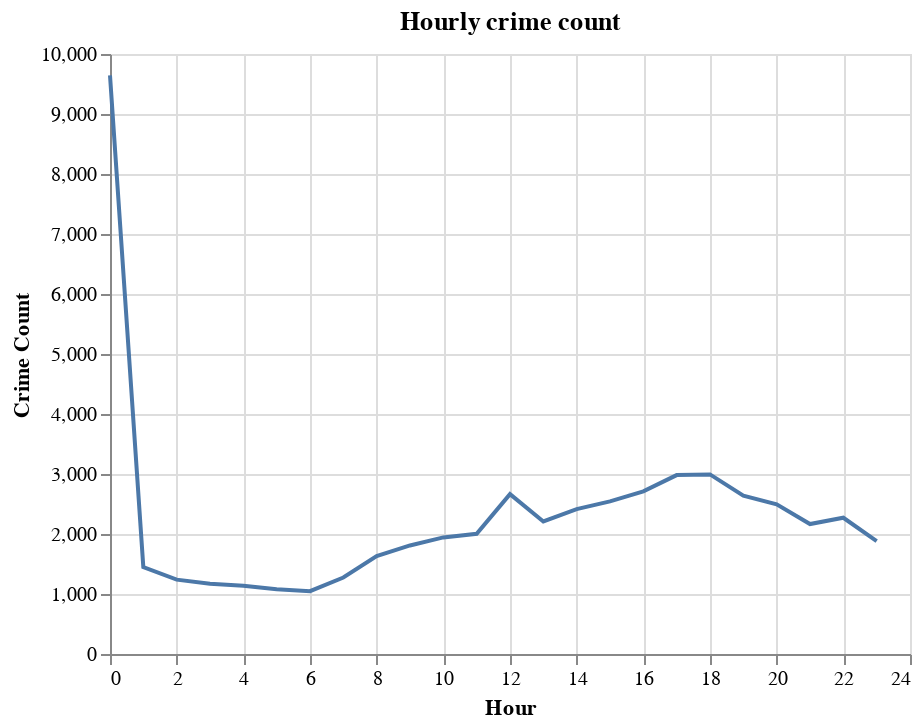

Notebook code for this chart:
### Code cell
# Hourly Crime Rate

hourly_count = df.groupby('HOUR')['HOUR'].count().reset_index(name='count')

alt.Chart(hourly_count).mark_line().encode(
    x=alt.X('HOUR', title='Hour'),
    y=alt.Y('count', title='Crime Count')
).properties(title='Hourly crime count')

### Figure 1 — Vega-Lite specification as saved in the notebook (floating-point values rounded to 4 significant figures)
{"config": {"view": {"continuousWidth": 400, "continuousHeight": 300}}, "data": {"name": "data-3c0171bdfc5cf450fd9835b37451feaa"}, "mark": "line", "encoding": {"x": {"type": "quantitative", "field": "HOUR", "title": "Hour"}, "y": {"type": "quantitative", "field": "count", "title": "Crime Count"}}, "title": "Hourly crime count", "$schema": "https://vega.github.io/schema/vega-lite/v4.8.1.json", "datasets": {"data-3c0171bdfc5cf450fd9835b37451feaa": [{"HOUR": 0, "count": 9643}, {"HOUR": 1, "count": 1447}, {"HOUR": 2, "count": 1239}, {"HOUR": 3, "count": 1171}, {"HOUR": 4, "count": 1138}, {"HOUR": 5, "count": 1078}, {"HOUR": 6, "count": 1047}, {"HOUR": 7, "count": 1275}, {"HOUR": 8, "count": 1633}, {"HOUR": 9, "count": 1809}, {"HOUR": 10, "count": 1943}, {"HOUR": 11, "count": 2003}, {"HOUR": 12, "count": 2665}, {"HOUR": 13, "count": 2209}, {"HOUR": 14, "count": 2414}, {"HOUR": 15, "count": 2544}, {"HOUR": 16, "count": 2710}, {"HOUR": 17, "count": 2982}, {"HOUR": 18, "count": 2993}, {"HOUR": 19, "count": 2640}, {"HOUR": 20, "count": 2495}, {"HOUR": 21, "count": 2166}, {"HOUR": 22, "count": 2271}, {"HOUR": 23, "count": 1883}]}}
